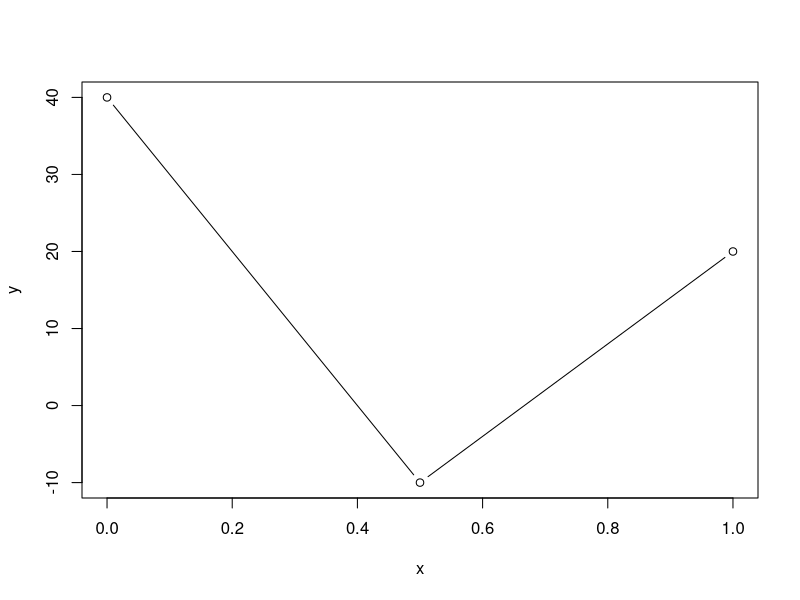

Here is the R script that generated this plot:
n <- 3

m <- matrix(nrow=n, ncol=n)
m[1,1] <- 1
m[1,2] <- 2
m[1,3] <- 4
m[2,1] <- 0
m[2,2] <- 4
m[2,3] <- 7
m[3,1] <- 0
m[3,2] <- 0
m[3,3] <- 5
b <- c(100, 100, 100)
print(m)
print(b)

u <- solve(m,b)
print(u)

plot(c(0,1/2,1), u, type = "b", xlab = "x", ylab = "y")